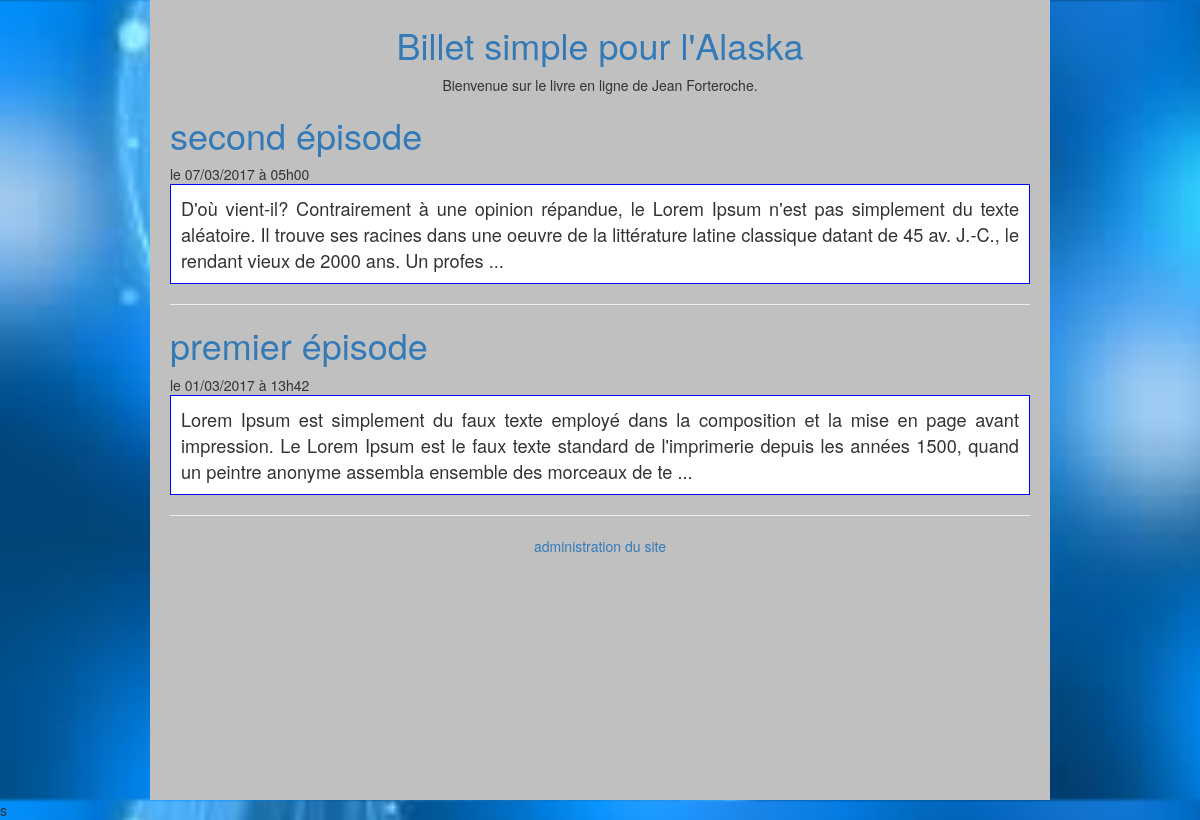
The page / on the database its author committed.
### tables this page shows
CREATE TABLE `episodes` (
  `id` int(11) NOT NULL,
  `date_episode` datetime NOT NULL,
  `titre` varchar(255) NOT NULL,
  `contenu` text NOT NULL
);

### index.php (called while the page is built, shortened)
<?php
require 'Controleur/Routeur.php';
$routeur = new Routeur();
$routeur->routerRequete();
?>s

### Controleur/ControleurAccueil.php (called while the page is built)
<?php
require_once 'Modele/Episode.php';
require_once 'Vue/Vue.php';
class ControleurAccueil
{
    private $episode;
    public function __construct()
    {
        $this->episode = new Episode();
    }
    public function accueil()
    {
        $episodes = $this->episode->getEpisodes();
        $vue = new Vue("Accueil");
        $vue->generer(array('episodes' => $episodes));
    }
}

### Modele/Episode.php (called while the page is built, shortened)
<?php
require_once 'Modele/Modele.php';
class Episode extends Modele
{
    public function getEpisodes()
    {
        $sql = 'select id, DATE_FORMAT(date_episode,\'le %d/%m/%Y à %Hh%i\') as date, titre, SUBSTRING(contenu,1,250) AS contenu from episodes order by id desc';
        $episodes = $this->executerRequete($sql);
        return $episodes;
    }
}

### Modele/Modele.php (called while the page is built)
<?php
abstract class Modele
{
    private $bdd;
    protected function executerRequete($sql, $params = null) {
        if ($params == null)
        {
            $resultat = $this->getBdd()->query($sql);
        }
        else
        {
            $resultat = $this->getBdd()->prepare($sql);
            $resultat->execute($params);
        }
        return $resultat;
    }
    private function getBdd()
    {
        if ($this->bdd == null)
        {
            $this->bdd = new PDO('mysql:host=localhost;dbname=projet3;charset=utf8',
                'root', '', array(PDO::ATTR_ERRMODE => PDO::ERRMODE_EXCEPTION));
        }
        return $this->bdd;
    }
}

### Vue/vueAccueil.php (the view, shortened to what this page needs)
<?php $this->titre = "Mon Blog"; ?>
<?php foreach ($episodes as $episode):
    ?>
    <article>
        <header>
            <a href="<?= "index.php?action=episode&id=" . $episode['id'] ?>">
                <h1 class="titreEpisode"><?= $episode['titre'] ?></h1>
            </a>
            <time><?= $episode['date'] ?></time>
        </header>
        <p class="episode_contenu"><?php
            $contenu = $episode['contenu'];
            if (strlen($contenu) > 250) {
              $contenu = $contenu . "  ..." ;
           }
            echo $contenu;
            ?></p>
    </article>
    <hr/>
<?php endforeach; ?>

### Vue/gabarit.php (shortened to what this page needs)
<!DOCTYPE html>
<html lang="fr">
    <head>
        <link rel="stylesheet" href="Contenu/style.css" />
        <link href="Contenu/bootstrap/css/bootstrap.css" rel="stylesheet">
    </head>
    <body>
        <div id="global">
            <header class="bienvenue">
                <a href="index.php"><h1>Billet simple pour l'Alaska</h1></a>
                <p>Bienvenue sur le livre en ligne de Jean Forteroche.</p>
            </header>
            <div id="contenu">
                <?= $contenu ?>
            </div>
            <footer id="pied">
                <a href="index.php?action=administration">administration du site</a>
            </footer>
        </div>
    </body>
</html>

### Controleur/Routeur.php (shortened to what this page needs)
<?php
require_once 'Controleur/ControleurAccueil.php';
require_once 'Vue/Vue.php';
class Routeur
{
    private $ctrlAccueil;
    private $ctrlEpisode;
    private $ctrlCommentaire;
    private $ctrlAdministration;
    public function __construct()
    {
        $this->ctrlAccueil = new ControleurAccueil();
        $this->ctrlEpisode = new ControleurEpisode();
        $this->ctrlCommentaire = new ControleurCommentaire();
        $this->ctrlAdministration = new ControleurAdministration();
    }
    public function routerRequete()
    {
        try {
            if (isset($_GET['action'])) {
                switch ($_GET['action']) {
                    case 'episode':
                        $idEpisode = intval($this->getParametre($_GET, 'id'));
                        if ($idEpisode != 0) {
                            $this->ctrlEpisode->episode($idEpisode);
                        } else throw new Exception("Identifiant de l'épisode non valide");
                        break;
                    case 'creerEpisode':
                        if (isset ($_POST['titre'])) {
                            $titre = $this->getParametre($_POST, 'titre');
                            $contenu = $this->getParametre($_POST, 'contenu');
                            $this->ctrlAdministration->recEpisode($titre, $contenu);
                        } else {
                            $this->ctrlAdministration->recEpisode();
                        }
                        break;
                    case 'modifEpisode':
                        $id = $this->getParametre($_POST, 'id');
                        $this->ctrlAdministration->modEpisode($id);
                        break;
                    case 'supprEpisode':
                        $id = $this->getParametre($_POST, 'id');
                        $this->ctrlAdministration->delEpisode($id);
                        break;
                    case 'commenterEpisode':
                        $auteur = $this->getParametre($_POST, 'auteur');
                        $contenu = $this->getParametre($_POST, 'contenu');
                        $idEpisode = $this->getParametre($_POST, 'id');
                        $rangCommentaire = 0;
                        $parentCommentaire =$commentaire['id'];
                        $this->ctrlCommentaire->commenter($auteur, $contenu, $idEpisode,$rangCommentaire,$parentCommentaire);
                        break;
                    case 'commenterCommentaire':
                        $auteur = $this->getParametre($_POST, 'auteur');
                        $contenu = $this->getParametre($_POST, 'contenu');
                        $rangCommentaire = $this->getParametre($_POST, 'rang');
                        $parentCommentaire = $this->getParametre($_POST, 'parent');
                        $this->ctrlCommentaire->commenter($auteur, $contenu, $rangCommentaire, $parentCommentaire);
                        break;
                    case 'signalerAbusif':
                        $id = $this->getParametre($_POST,'id');
                        $this->ctrlCommentaire->signCommentaireAbusif($id);
                        break;
                    case 'administration':
                        $this->ctrlAdministration->administration();
                        break;
                    case 'supprCommentaire':
                        $id = $this->getParametre($_POST, 'id');
                        $this->ctrlAdministration->delCommentaire($id);
                        break;
                    case 'affichAbusif':
                        $id = $this->getParametre($_POST,'id');
                        $this->ctrlCommentaire->dispCommentairesAbusifs($id);
                    case 'gestionEpisode':
                        $this->ctrlAdministration->adminEpisode();
                        break;
                    default:
                        throw new Exception("Action non valide");
                }
            } else {
                $this->ctrlAccueil->accueil();
            }
        }
        catch
            (Exception $e)
            {
                $this->erreur($e->getMessage());
            }
    }
}

### Vue/Vue.php (shortened to what this page needs)
<?php
class Vue
{
    private $fichier;
    private $titre;
    public function __construct($action)
    {
        $this->fichier = "Vue/vue" . $action . ".php";
    }
    public function generer($donnees)
    {
        $contenu = $this->genererFichier($this->fichier, $donnees);
        $vue = $this->genererFichier('Vue/gabarit.php',
            array('titre' => $this->titre, 'contenu' => $contenu));
        echo $vue;
    }
    private function genererFichier($fichier, $donnees)
    {
        if (file_exists($fichier))
        {
            extract($donnees);
            require $fichier;
            return ob_get_clean();
        }
        else
        {
            throw new Exception("Fichier '$fichier' introuvable");
        }
    }
}

### Contenu/style.css (style rules this page uses)
html, body { height: 100%; }
body { background-image : url("../Contenu/images/fond.jpg"); background-size: cover; font-family: 'Futura-Medium', 'Futura', 'Trebuchet MS', sans-serif; }
.episode_contenu, .commentaire_contenu { border: 1px blue solid; background-color:white; padding:10px; font-size:1.3em; }
h1 { color: white; }
#global { min-height: 100%; background: silver; width: 75%; margin: auto; text-align: justify; padding: 5px 20px; }
#contenu { margin-bottom : 20px; }
footer, .bienvenue { text-align: center; }

### rows shown on the page
episodes: titre "second épisode", date "le 07/03/2017 à 05h00", contenu "D'où vient-il? Contrairement à une opinion répandue, le Lorem Ipsum n'est pas simplement du texte aléatoire. Il trouve ses racines dans une oeuvre de la littérature latine classique datant de 45 av. J.-C., le rendant vieux de 2000 ans. Un profes ..."
episodes: titre "premier épisode", date "le 01/03/2017 à 13h42", contenu "Lorem Ipsum est simplement du faux texte employé dans la composition et la mise en page avant impression. Le Lorem Ipsum est le faux texte standard de l'imprimerie depuis les années 1500, quand un peintre anonyme assembla ensemble des morceaux de te ..."
